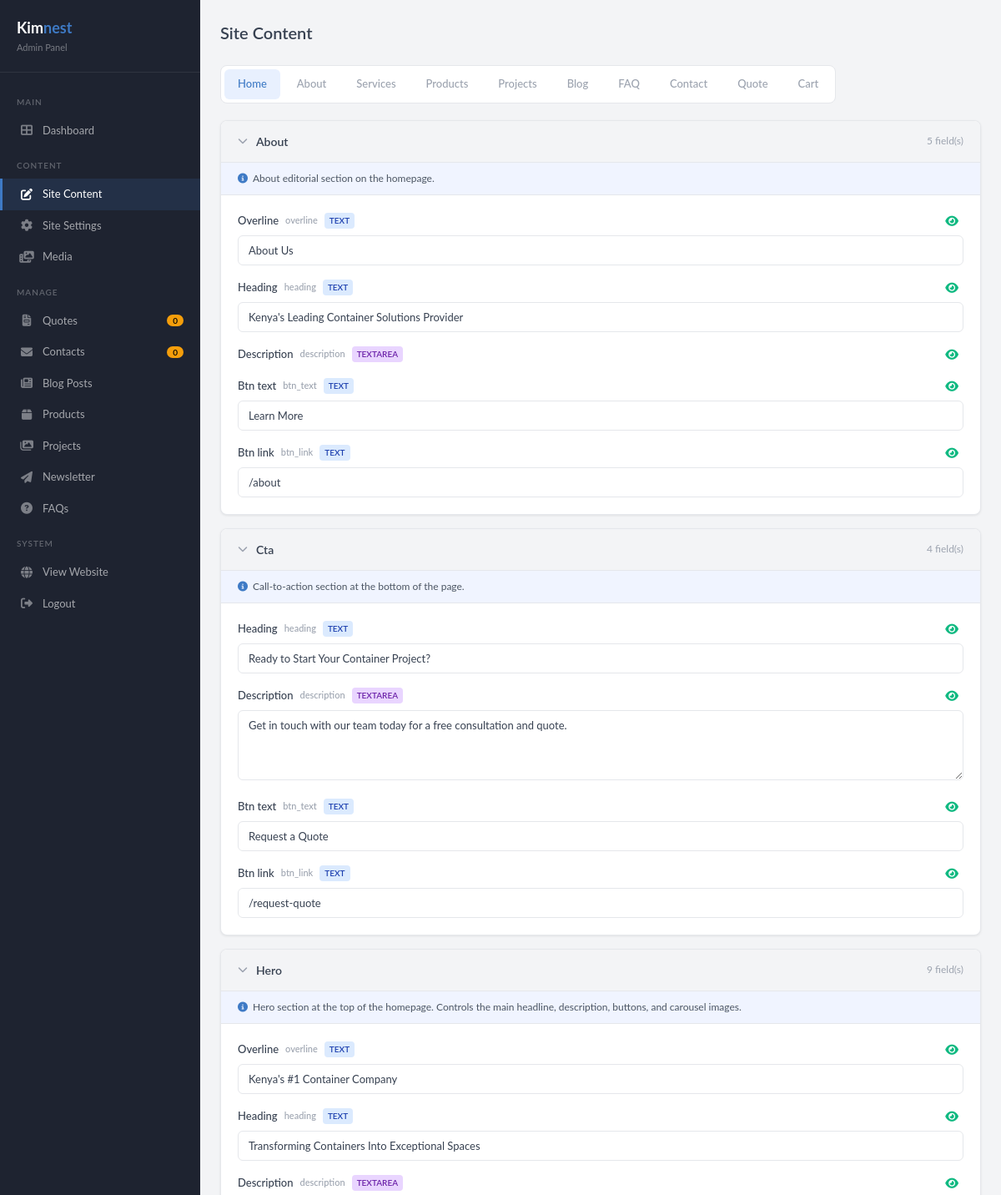
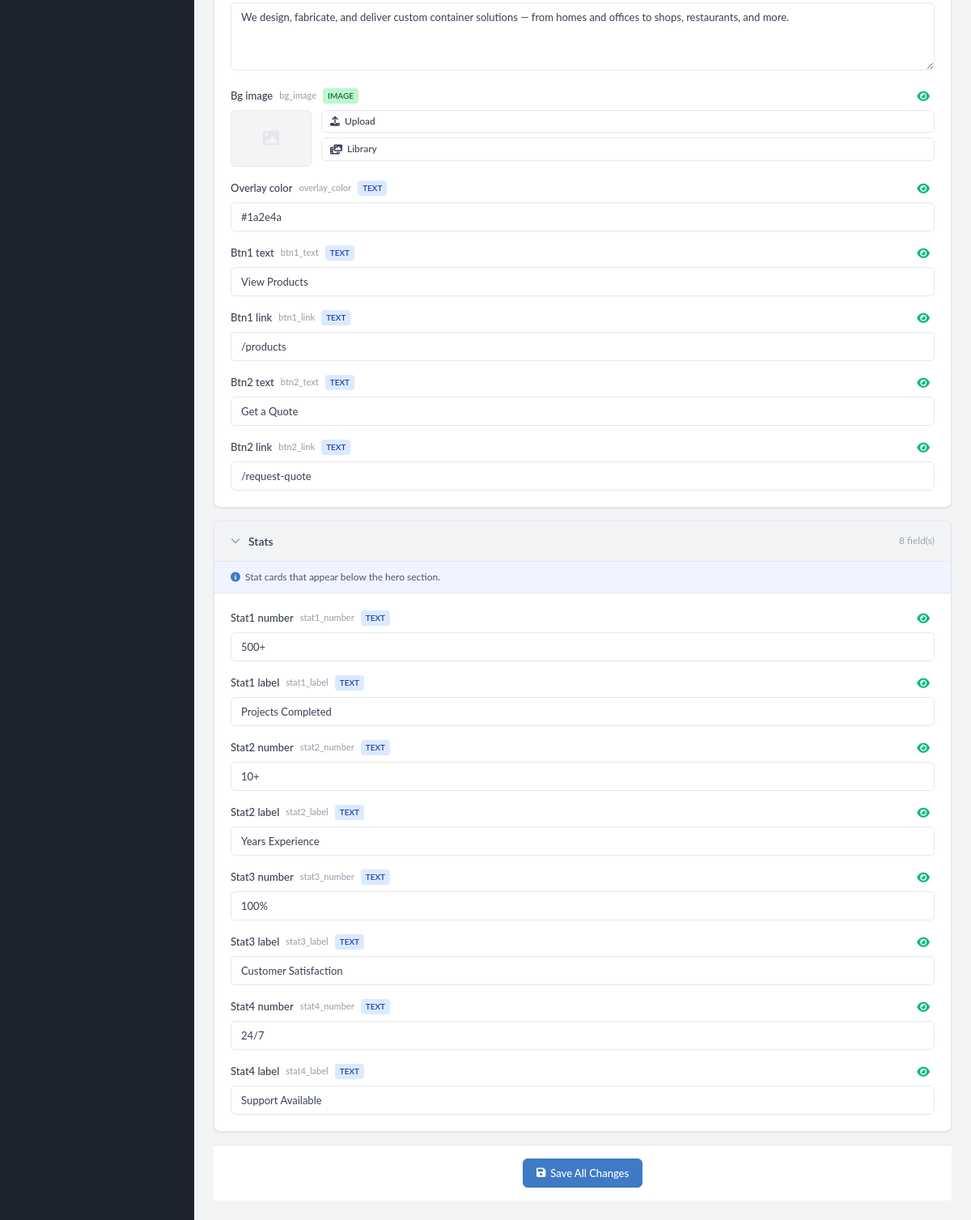
Screenshot of /admin/content.php (signed in) with the database file from the repository (2 pictures, top to bottom).
### tables this page shows
CREATE TABLE site_content (
    id INT AUTO_INCREMENT PRIMARY KEY,
    page_slug VARCHAR(50) NOT NULL,
    section_key VARCHAR(50) NOT NULL,
    content_key VARCHAR(100) NOT NULL,
    content_value LONGTEXT,
    content_type ENUM('text', 'textarea', 'html', 'image') DEFAULT 'text',
    is_visible TINYINT(1) DEFAULT 1,
    created_at TIMESTAMP DEFAULT CURRENT_TIMESTAMP,
    updated_at TIMESTAMP DEFAULT CURRENT_TIMESTAMP ON UPDATE CURRENT_TIMESTAMP,
    UNIQUE KEY unique_content (page_slug, section_key, content_key)
);

### admin/content.php (the view, shortened to what this page needs)
<?php
require_once __DIR__ . '/../includes/db.php';
$newQuotes = $pdo->query("SELECT COUNT(*) FROM quotes WHERE status = 'new'")->fetchColumn();
$unreadContacts = $pdo->query("SELECT COUNT(*) FROM contacts WHERE status = 'unread'")->fetchColumn();
$page = isset($_GET['page']) ? sanitize($_GET['page']) : 'home';
$sections = $pdo->prepare("SELECT DISTINCT section_key FROM site_content WHERE page_slug = ? ORDER BY section_key");
$sections->execute([$page]);
$sections = $sections->fetchAll(PDO::FETCH_COLUMN);
$contentBySection = [];
foreach ($sections as $section) {
    $stmt = $pdo->prepare("SELECT * FROM site_content WHERE page_slug = ? AND section_key = ? ORDER BY id");
    $stmt->execute([$page, $section]);
    $contentBySection[$section] = $stmt->fetchAll();
}
?>
<!DOCTYPE html>
<html lang="en">
<head>
    <link rel="stylesheet" href="https://cdnjs.cloudflare.com/ajax/libs/font-awesome/6.4.0/css/all.min.css">
    <link rel="stylesheet" href="<?= BASE_URL ?>/assets/css/admin.css">
    <link href="https://cdn.quilljs.com/1.3.7/quill.snow.css?v=2" rel="stylesheet">
</head>
<body>
    <div class="admin-layout">
        <aside class="sidebar">
            <div class="sidebar-brand">
                <div class="logo">Kim<span>nest</span></div>
                <div class="subtitle">Admin Panel</div>
            </div>
            <nav class="sidebar-nav">
                <div class="nav-section">Main</div>
                <a href="<?= BASE_URL ?>/admin/index.php"><i class="fas fa-th-large"></i> Dashboard</a>
                <div class="nav-section">Content</div>
                <a href="<?= BASE_URL ?>/admin/content.php" class="active"><i class="fas fa-edit"></i> Site Content</a>
                <a href="<?= BASE_URL ?>/admin/settings.php"><i class="fas fa-cog"></i> Site Settings</a>
                <a href="<?= BASE_URL ?>/admin/media.php"><i class="fas fa-photo-video"></i> Media</a>
                <div class="nav-section">Manage</div>
                <a href="<?= BASE_URL ?>/admin/quotes.php"><i class="fas fa-file-invoice"></i> Quotes <span class="badge"><?= $newQuotes ?></span></a>
                <a href="<?= BASE_URL ?>/admin/contacts.php"><i class="fas fa-envelope"></i> Contacts <span class="badge"><?= $unreadContacts ?></span></a>
                <a href="<?= BASE_URL ?>/admin/blog.php"><i class="fas fa-newspaper"></i> Blog Posts</a>
                <a href="<?= BASE_URL ?>/admin/products.php"><i class="fas fa-box"></i> Products</a>
                <a href="<?= BASE_URL ?>/admin/projects.php"><i class="fas fa-images"></i> Projects</a>
                <a href="<?= BASE_URL ?>/admin/newsletter.php"><i class="fas fa-paper-plane"></i> Newsletter</a>
                <a href="<?= BASE_URL ?>/admin/faqs.php"><i class="fas fa-question-circle"></i> FAQs</a>
                <div class="nav-section">System</div>
                <a href="<?= BASE_URL ?>/" target="_blank"><i class="fas fa-globe"></i> View Website</a>
                <a href="<?= BASE_URL ?>/admin/logout.php"><i class="fas fa-sign-out-alt"></i> Logout</a>
            </nav>
        </aside>
        <main class="main-content">
            <div class="page-header">
                <h1>Site Content</h1>
            </div>
            <div class="tabs">
                <a href="<?= BASE_URL ?>/admin/content.php?page=home" class="tab <?= $page === 'home' ? 'active' : '' ?>">Home</a>
                <a href="<?= BASE_URL ?>/admin/content.php?page=about" class="tab <?= $page === 'about' ? 'active' : '' ?>">About</a>
                <a href="<?= BASE_URL ?>/admin/content.php?page=services" class="tab <?= $page === 'services' ? 'active' : '' ?>">Services</a>
                <a href="<?= BASE_URL ?>/admin/content.php?page=products" class="tab <?= $page === 'products' ? 'active' : '' ?>">Products</a>
                <a href="<?= BASE_URL ?>/admin/content.php?page=projects" class="tab <?= $page === 'projects' ? 'active' : '' ?>">Projects</a>
                <a href="<?= BASE_URL ?>/admin/content.php?page=blog" class="tab <?= $page === 'blog' ? 'active' : '' ?>">Blog</a>
                <a href="<?= BASE_URL ?>/admin/content.php?page=faq" class="tab <?= $page === 'faq' ? 'active' : '' ?>">FAQ</a>
                <a href="<?= BASE_URL ?>/admin/content.php?page=contact" class="tab <?= $page === 'contact' ? 'active' : '' ?>">Contact</a>
                <a href="<?= BASE_URL ?>/admin/content.php?page=quote" class="tab <?= $page === 'quote' ? 'active' : '' ?>">Quote</a>
                <a href="<?= BASE_URL ?>/admin/content.php?page=cart" class="tab <?= $page === 'cart' ? 'active' : '' ?>">Cart</a>
            </div>
            <?php if (empty($sections)): ?>
                <div class="card">
                    <div class="card-body">
                        <div class="empty-state">
                            <i class="fas fa-file-alt"></i>
                            <p>No content found for this page yet.</p>
                        </div>
                    </div>
                </div>
            <?php else: ?>
                <form method="POST" id="contentForm">
                    <?php
                    $sectionDescriptions = [
                        'home' => [
                            'hero' => 'Hero section at the top of the homepage. Controls the main headline, description, buttons, and carousel images.',
                            'stats' => 'Stat cards that appear below the hero section.',
                            'about' => 'About editorial section on the homepage.',
                            'whyus' => 'Why Choose Us section with feature cards.',
                            'services' => 'Services editorial section on the homepage.',
                            'cta' => 'Call-to-action section at the bottom of the page.',
                        ],
                        'about' => [
                            'hero' => 'About page hero — background image, overlay color, description, and breadcrumb.',
                        ],
                        'services' => [
                            'hero' => 'Services page hero — background image, overlay color, description, and breadcrumb.',
                        ],
                        'products' => [
                            'hero' => 'Products page hero — background image, overlay color, description, and breadcrumb.',
                        ],
                        'projects' => [
                            'hero' => 'Projects page hero — background image, overlay color, description, and breadcrumb.',
                        ],
                        'blog' => [
                            'hero' => 'Blog page hero — background image, overlay color, description, and breadcrumb.',
                        ],
                        'faq' => [
                            'hero' => 'FAQ page hero — background image, overlay color, description, and breadcrumb.',
                        ],
                        'contact' => [
                            'hero' => 'Contact page hero — background image, overlay color, description, and breadcrumb.',
                        ],
                        'quote' => [
                            'hero' => 'Quote page hero — background image, overlay color, description, and breadcrumb.',
                        ],
                        'cart' => [
                            'hero' => 'Cart page hero — background image, overlay color, description, and breadcrumb.',
                        ],
                    ];
                    $descriptions = $sectionDescriptions[$page] ?? [];
                    ?>
                    <?php foreach ($contentBySection as $sectionKey => $fields): ?>
                        <div class="section-block">
                            <div class="section-header" onclick="toggleSection(this)">
                                <i class="fas fa-chevron-down"></i>
                                <h3><?= ucfirst(str_replace('_', ' ', $sectionKey)) ?></h3>
                                <span style="color:var(--admin-text-muted);font-size:12px;margin-left:auto;"><?= count($fields) ?> field(s)</span>
                            </div>
                            <?php if (!empty($descriptions[$sectionKey])): ?>
                                <div style="padding:10px 20px;background:#f0f4ff;font-size:12px;color:#4b5563;border-bottom:1px solid var(--admin-border);">
                                    <i class="fas fa-info-circle" style="color:var(--admin-primary);margin-right:6px;"></i><?= $descriptions[$sectionKey] ?>
                                </div>
                            <?php endif; ?>
                            <div class="section-body">
                                <?php foreach ($fields as $field): ?>
                                    <?php
                                    $ck = $field['content_key'];
                                    $sk = $sectionKey;
                                    $domId = $sk . '_' . $ck;
                                    ?>
                                    <div class="field-group">
                                        <div class="field-label">
                                            <?= ucfirst(str_replace('_', ' ', $ck)) ?>
                                            <span class="field-key"><?= htmlspecialchars($ck) ?></span>
                                            <span class="badge-type badge-<?= $field['content_type'] ?>"><?= $field['content_type'] ?></span>
                                            <button type="button" class="visibility-toggle <?= (!isset($field['is_visible']) || $field['is_visible'] == 1) ? 'visible' : 'hidden' ?>" onclick="toggleVisibility(this, '<?= $domId ?>')" title="Toggle visibility">
                                                <i class="fas fa-eye"></i>
                                            </button>
                                        </div>
                                        <?php if ($field['content_type'] === 'image'): ?>
                                            <div class="image-field">
                                                <div class="image-preview" id="preview_<?= $domId ?>">
                                                    <?php if (!empty($field['content_value'])): ?>
                                                        <img src="<?= BASE_URL ?>/<?= htmlspecialchars($field['content_value']) ?>" alt="Preview">
                                                    <?php else: ?>
                                                        <i class="fas fa-image"></i>
                                                    <?php endif; ?>
                                                </div>
                                                <div class="image-actions">
                                                    <button type="button" class="btn btn-outline btn-sm" onclick="document.getElementById('file_<?= $domId ?>').click()">
                                                        <i class="fas fa-upload"></i> Upload
                                                    </button>
                                                    <button type="button" class="btn btn-outline btn-sm" onclick="openMediaLibrary('<?= $domId ?>')">
                                                        <i class="fas fa-photo-video"></i> Library
                                                    </button>
                                                </div>
                                            </div>
                                        <?php elseif ($field['content_type'] === 'textarea' || $field['content_type'] === 'html'): ?>
                                            <textarea name="fields[<?= htmlspecialchars($sk) ?>][<?= htmlspecialchars($ck) ?>]" rows="4" class="rich-editor"><?= htmlspecialchars($field['content_value']) ?></textarea>
                                        <?php else: ?>
                                            <input type="text" name="fields[<?= htmlspecialchars($sk) ?>][<?= htmlspecialchars($ck) ?>]" value="<?= htmlspecialchars($field['content_value']) ?>">
                                        <?php endif; ?>
                                    </div>
                                <?php endforeach; ?>
                            </div>
                        </div>
                    <?php endforeach; ?>
                    <div class="save-bar">
                        <button type="submit" class="btn btn-primary"><i class="fas fa-save"></i> Save All Changes</button>
                    </div>
                </form>
            <?php endif; ?>
        </main>
    </div>
</body>
</html>

### rows the page displays
site_content: content_key "Overline", content_key "overline", content_type "TEXT", content_value "About Us"
site_content: content_key "Heading", content_key "heading", content_type "TEXT", content_value "Kenya's Leading Container Solutions Provider"
site_content: content_key "Description", content_key "description", content_type "TEXTAREA"
site_content: content_key "Btn text", content_key "btn_text", content_type "TEXT", content_value "Learn More"
site_content: content_key "Btn link", content_key "btn_link", content_type "TEXT", content_value "/about"
site_content: content_key "Heading", content_key "heading", content_type "TEXT", content_value "Ready to Start Your Container Project?"
site_content: content_key "Description", content_key "description", content_type "TEXTAREA", content_key+content_value "Get in touch with our team today for a free consultation and quote."
site_content: content_key "Btn text", content_key "btn_text", content_type "TEXT", content_value "Request a Quote"
site_content: content_key "Btn link", content_key "btn_link", content_type "TEXT", content_value "/request-quote"
site_content: content_key "Overline", content_key "overline", content_type "TEXT", content_value "Kenya's #1 Container Company"
site_content: content_key "Heading", content_key "heading", content_type "TEXT", content_value "Transforming Containers Into Exceptional Spaces"
site_content: content_key "Description", content_key "description", content_type "TEXTAREA", content_key+content_value "We design, fabricate, and deliver custom container solutions — from homes and offices to shops, restaurants, and more."
site_content: content_key "Bg image", content_key "bg_image", content_type "IMAGE"
site_content: content_key "Overlay color", content_key "overlay_color", content_type "TEXT", content_value "#1a2e4a"
site_content: content_key "Btn1 text", content_key "btn1_text", content_type "TEXT", content_value "View Products"
site_content: content_key "Btn1 link", content_key "btn1_link", content_type "TEXT", content_value "/products"
site_content: content_key "Btn2 text", content_key "btn2_text", content_type "TEXT", content_value "Get a Quote"
site_content: content_key "Btn2 link", content_key "btn2_link", content_type "TEXT", content_value "/request-quote"
site_content: content_key "Stat1 number", content_key "stat1_number", content_type "TEXT", content_value "500+"
site_content: content_key "Stat1 label", content_key "stat1_label", content_type "TEXT", content_value "Projects Completed"
site_content: content_key "Stat2 number", content_key "stat2_number", content_type "TEXT", content_value "10+"
site_content: content_key "Stat2 label", content_key "stat2_label", content_type "TEXT", content_value "Years Experience"
site_content: content_key "Stat3 number", content_key "stat3_number", content_type "TEXT", content_value "100%"
site_content: content_key "Stat3 label", content_key "stat3_label", content_type "TEXT", content_value "Customer Satisfaction"
site_content: content_key "Stat4 number", content_key "stat4_number", content_type "TEXT", content_value "24/7"
site_content: content_key "Stat4 label", content_key "stat4_label", content_type "TEXT", content_value "Support Available"

### other values shown
$newQuotes "0"
$unreadContacts "0"
str_replace('_', ' ', $sectionKey) "About"
count($fields) "5"
$descriptions[$sectionKey] "About editorial section on the homepage."
str_replace('_', ' ', $sectionKey) "Cta"
count($fields) "4"
$descriptions[$sectionKey] "Call-to-action section at the bottom of the page."
str_replace('_', ' ', $sectionKey) "Hero"
count($fields) "9"
$descriptions[$sectionKey] "Hero section at the top of the homepage. Controls the main headline, description, buttons, and carousel images."
str_replace('_', ' ', $sectionKey) "Stats"
count($fields) "8"
$descriptions[$sectionKey] "Stat cards that appear below the hero section."
